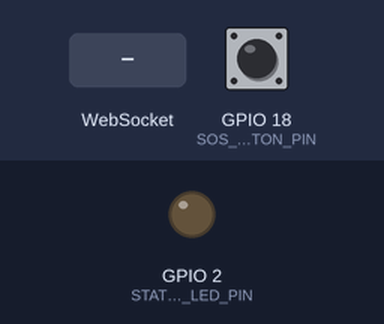
A program run on a simulated ESP32. Parts: output pins drawn as LEDs (lit = HIGH). Dashed ring = blinking. The test bench sets the inputs (shaded band); at power-on: GPIO 18 (SOS_BUTTON_PIN) HIGH. WiFi joins after 1.5 s; servers stay silent unless stated; I2S audio is not simulated (input reads silence); what the program prints to the serial monitor is not drawn.

Above: at 0.5 s.
At 3.2 s:
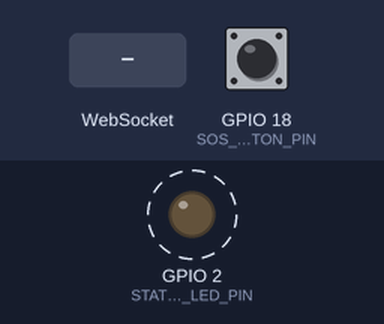
3.3 s: WebSocket text "1" received
At 4.5 s:
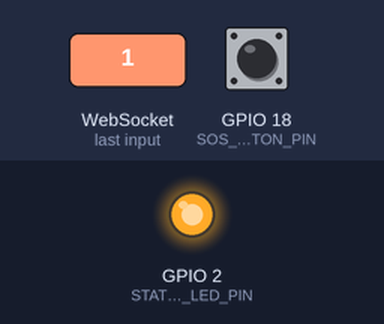
4.8 s: GPIO 18 (SOS_BUTTON_PIN) pulsed LOW 2 times (0.12 s each, 0.3 s apart)
Timing chart, 0 to 7.8 s (numbered marks = the images above; inputs shaded):
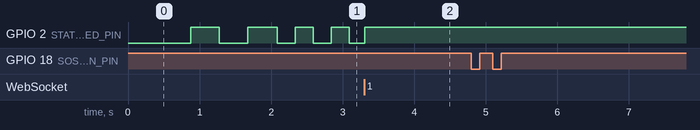

Measured:
- after the input at 3.3 s, GPIO 2 (STATUS_LED_PIN): goes on until 3.3 s, then stays HIGH
- after the input at 4.8 s, every drawn part: stays the same

The program:

main.cpp
```cpp
/**
 * ==============================================================================
 * EchoSense ESP32 Sensing Unit Firmware (PlatformIO & Arduino C++)
 * ==============================================================================
 * HIGH-PERFORMANCE ACOUSTIC SENSING & PHYSICAL EMERGENCY SOS NODE
 * (100% STANDALONE - NO LINKED FILES)
 *
 * Hardware Connections (Standard Conflict-Free Pins):
 * - INMP441 Microphone VDD      -> ESP32 3V3 (3.3V Clean Power - NEVER 5V!)
 * - INMP441 Microphone GND      -> ESP32 GND
 * - INMP441 Microphone L/R      -> ESP32 GND (Selects Left Audio Channel - NEVER float!)
 * - INMP441 Microphone SCK/BCLK -> ESP32 GPIO 14
 * - INMP441 Microphone WS/LRCK  -> ESP32 GPIO 25
 * - INMP441 Microphone SD/DIN   -> ESP32 GPIO 32
 * - 3-Pin SOS Button VCC        -> ESP32 3V3 (CRITICAL: NEVER 5V to protect GPIO!)
 * - 3-Pin SOS Button GND        -> ESP32 GND
 * - 3-Pin SOS Button SW1/Signal -> ESP32 GPIO 18
 * - Built-in Status LED         -> ESP32 GPIO 2
 */

#include <Arduino.h>
#include <WiFi.h>
#include <WebSocketsClient.h>
#include <ArduinoJson.h>
#include <driver/i2s.h>

// ==============================================================================
// 1. CONFIGURATION (EDIT YOUR WI-FI CREDENTIALS & LAPTOP IP HERE)
// ==============================================================================
#define WIFI_SSID           "VijHouse-JioFiber-4G"
#define WIFI_PASSWORD       "mudit@9152787816"

#define BACKEND_HOST        "192.168.29.19"   // Laptop IPv4 address running EchoSense
#define BACKEND_PORT        8000

#define ESP32_DEVICE_ID     "ESP32_SENSE_01"
#define ESP32_API_KEY       "esp32_auth_token_9472e0a4f5b18"

// INMP441 I2S Digital Microphone Pinout (Standard Safe ESP32 Pins)
#define I2S_SCK_PIN         14  // Serial Clock (BCLK)
#define I2S_WS_PIN          25  // Word Select (LRCK)
#define I2S_SD_PIN          32  // Serial Data (DIN from Mic)
#define I2S_PORT            I2S_NUM_0

// Audio Sampling Specifications
#define SAMPLE_RATE         16000     // 16 kHz for YAMNet AI Classifier
#define CHUNK_SIZE_SAMPLES  800       // 50ms chunk (1600 bytes at 16-bit PCM)
#define DMA_BUF_COUNT       8
#define DMA_BUF_LEN         256

// Physical SOS Push Button Pinout & Timing
#define SOS_BUTTON_PIN      18    // Push Button Signal -> GPIO 18
#define BUTTON_AUTO_DETECT  true  // Auto-detect Active-LOW or Active-HIGH
#define BUTTON_ACTIVE_STATE LOW
#define DEBOUNCE_DELAY_MS   50    // Mechanical debounce time
#define SOS_COOLDOWN_MS     5000  // 5-second anti-bounce cooldown

// Telemetry & Indicators
#define HEARTBEAT_INTERVAL_MS 5000
#define STATUS_LED_PIN      2     // Built-in Blue LED

// ==============================================================================
// 2. HARDWARE DRIVERS & STATE VARIABLES
// ==============================================================================
WebSocketsClient webSocket;
bool isWsConnected = false;
unsigned long lastHeartbeatTime = 0;
unsigned long lastWifiCheckTime = 0;
unsigned long lastLedToggleTime = 0;

volatile bool rawButtonPressed = false;
bool sosArmed = true;
int buttonActiveState = BUTTON_ACTIVE_STATE;
unsigned long lastSosTriggerTime = 0;

int32_t raw_i2s_buffer[CHUNK_SIZE_SAMPLES];
int16_t pcm16_transmit_buffer[CHUNK_SIZE_SAMPLES];

// Function Prototypes
void setupI2S();
void setupWiFi();
void checkWiFiConnection();
void handleSosButton();
void updateStatusLed();
void sendHeartbeat();
void sendSosEvent();
void webSocketEvent(WStype_t type, uint8_t * payload, size_t length);
void IRAM_ATTR onButtonInterrupt();

void IRAM_ATTR onButtonInterrupt() {
    rawButtonPressed = true;
}

// ==============================================================================
// 3. SETUP ENTRY POINT
// ==============================================================================
void setup() {
    Serial.begin(115200);
    delay(400);

    Serial.println("\n============================================");
    Serial.println("  ECHOSENSE ESP32 SENSING UNIT (STANDALONE) ");
    Serial.println("  Mic SCK=14, WS=25, SD=32 | SOS Button=18  ");
    Serial.println("============================================");

    pinMode(STATUS_LED_PIN, OUTPUT);
    digitalWrite(STATUS_LED_PIN, LOW); // LED OFF initially

    // Initialize Push Button with Auto-Polarity Detection
    pinMode(SOS_BUTTON_PIN, INPUT_PULLUP);
    delay(50);

    int idleVal = digitalRead(SOS_BUTTON_PIN);
    if (BUTTON_AUTO_DETECT) {
        if (idleVal == HIGH) {
            buttonActiveState = LOW;
            attachInterrupt(digitalPinToInterrupt(SOS_BUTTON_PIN), onButtonInterrupt, FALLING);
            Serial.println("[BUTTON] Detected: Active-LOW (Idle HIGH -> Pressed LOW)");
        } else {
            buttonActiveState = HIGH;
            attachInterrupt(digitalPinToInterrupt(SOS_BUTTON_PIN), onButtonInterrupt, RISING);
            Serial.println("[BUTTON] Detected: Active-HIGH (Idle LOW -> Pressed HIGH)");
        }
    } else {
        buttonActiveState = BUTTON_ACTIVE_STATE;
        attachInterrupt(digitalPinToInterrupt(SOS_BUTTON_PIN), onButtonInterrupt, (buttonActiveState == LOW) ? FALLING : RISING);
    }

    setupI2S();
    setupWiFi();

    // Initialize WebSocket connection to EchoSense Laptop Portal
    String wsUrl = "/ws/audio?token=" + String(ESP32_API_KEY);
    Serial.printf("[WS] Connecting to ws://%s:%d%s\n", BACKEND_HOST, BACKEND_PORT, wsUrl.c_str());
    webSocket.begin(BACKEND_HOST, BACKEND_PORT, wsUrl.c_str());
    webSocket.onEvent(webSocketEvent);
    webSocket.setReconnectInterval(2000);
    webSocket.enableHeartbeat(15000, 3000, 2);

    Serial.println("[ESP32] Sensing Unit fully initialized and running.");
}

// ==============================================================================
// 4. MAIN SUPERLOOP
// ==============================================================================
void loop() {
    webSocket.loop();
    checkWiFiConnection();
    handleSosButton();
    updateStatusLed();

    unsigned long currentMillis = millis();

    // 1. Send Periodic Health Heartbeat
    if (currentMillis - lastHeartbeatTime >= HEARTBEAT_INTERVAL_MS) {
        lastHeartbeatTime = currentMillis;
        sendHeartbeat();
    }

    // 2. Non-blocking Audio Acquisition & Streaming (50ms timeout prevents hangs)
    if (isWsConnected) {
        size_t bytes_read = 0;
        esp_err_t result = i2s_read(
            I2S_PORT,
            raw_i2s_buffer,
            sizeof(raw_i2s_buffer),
            &bytes_read,
            pdMS_TO_TICKS(50)
        );

        if (result == ESP_OK && bytes_read > 0) {
            int samples_read = bytes_read / sizeof(int32_t);
            for (int i = 0; i < samples_read; i++) {
                // INMP441 is 24-bit MSB-aligned in 32-bit slot (bits 31..8).
                // Apply clean +12dB room gain with saturation clamping to prevent
                // two's complement sign-bit wrap-around distortion!
                int32_t sample = raw_i2s_buffer[i] >> 14;
                if (sample > 32767) sample = 32767;
                else if (sample < -32768) sample = -32768;
                pcm16_transmit_buffer[i] = (int16_t)sample;
            }
            webSocket.sendBIN(
                (uint8_t*)pcm16_transmit_buffer,
                samples_read * sizeof(int16_t)
            );
        }
    } else {
        delay(10);
    }
}

// ==============================================================================
// 5. STATUS LED FEEDBACK
// ==============================================================================
void updateStatusLed() {
    unsigned long now = millis();
    if (!isWsConnected) {
        // Blink fast while disconnected / connecting
        if (now - lastLedToggleTime >= 250) {
            lastLedToggleTime = now;
            digitalWrite(STATUS_LED_PIN, !digitalRead(STATUS_LED_PIN));
        }
    } else {
        // Solid ON when streaming audio to backend
        digitalWrite(STATUS_LED_PIN, HIGH);
    }
}

// ==============================================================================
// 6. I2S MICROPHONE DRIVER SETUP
// ==============================================================================
void setupI2S() {
    Serial.println("[I2S] Configuring I2S DMA for INMP441 Microphone (16 kHz)...");
    i2s_config_t i2s_config = {
        .mode = (i2s_mode_t)(I2S_MODE_MASTER | I2S_MODE_RX),
        .sample_rate = SAMPLE_RATE,
        .bits_per_sample = I2S_BITS_PER_SAMPLE_32BIT,
        .channel_format = I2S_CHANNEL_FMT_ONLY_LEFT,
        .communication_format = i2s_comm_format_t(I2S_COMM_FORMAT_STAND_I2S),
        .intr_alloc_flags = ESP_INTR_FLAG_LEVEL1,
        .dma_buf_count = DMA_BUF_COUNT,
        .dma_buf_len = DMA_BUF_LEN,
        .use_apll = false,
        .tx_desc_auto_clear = false,
        .fixed_mclk = 0
    };

    i2s_pin_config_t pin_config = {
        .bck_io_num = I2S_SCK_PIN,
        .ws_io_num = I2S_WS_PIN,
        .data_out_num = I2S_PIN_NO_CHANGE,
        .data_in_num = I2S_SD_PIN
    };

    esp_err_t err = i2s_driver_install(I2S_PORT, &i2s_config, 0, NULL);
    if (err != ESP_OK) {
        Serial.printf("[I2S ERROR] Driver install failed: %d\n", err);
        return;
    }

    err = i2s_set_pin(I2S_PORT, &pin_config);
    if (err != ESP_OK) {
        Serial.printf("[I2S ERROR] Pin set failed: %d\n", err);
        return;
    }

    i2s_zero_dma_buffer(I2S_PORT);
    Serial.println("[I2S] INMP441 Microphone ready at 16000 Hz.");
}

// ==============================================================================
// 7. PHYSICAL SOS BUTTON HANDLER (DEBOUNCED & RE-ARMED)
// ==============================================================================
void handleSosButton() {
    unsigned long now = millis();
    if (rawButtonPressed) {
        rawButtonPressed = false;
        delay(DEBOUNCE_DELAY_MS);
        if (digitalRead(SOS_BUTTON_PIN) == buttonActiveState) {
            if (sosArmed && (now - lastSosTriggerTime >= SOS_COOLDOWN_MS)) {
                lastSosTriggerTime = now;
                sosArmed = false;
                Serial.println("\n🚨 [SOS] Physical button press confirmed! Triggering emergency alert!");
                sendSosEvent();
            }
        }
    }

    if (!sosArmed && (now - lastSosTriggerTime >= SOS_COOLDOWN_MS)) {
        if (digitalRead(SOS_BUTTON_PIN) != buttonActiveState) {
            sosArmed = true;
            Serial.println("[SOS] Cooldown ended. Emergency button re-armed.");
        }
    }
}

// ==============================================================================
// 8. WEBSOCKET EVENT DISPATCHER
// ==============================================================================
void webSocketEvent(WStype_t type, uint8_t * payload, size_t length) {
    switch (type) {
        case WStype_DISCONNECTED:
            isWsConnected = false;
            Serial.println("[WS] Disconnected from EchoSense Backend.");
            break;
        case WStype_CONNECTED:
            isWsConnected = true;
            Serial.printf("✅ [WS] Connected to EchoSense Hub at %s:%d\n", BACKEND_HOST, BACKEND_PORT);
            sendHeartbeat();
            break;
        case WStype_TEXT:
            Serial.printf("[WS RX] Text message: %s\n", payload);
            break;
        default:
            break;
    }
}

// ==============================================================================
// 9. TELEMETRY & SOS TRANSMITTERS
// ==============================================================================
void sendSosEvent() {
    JsonDocument doc;
    doc["type"] = "SOS";
    doc["deviceId"] = ESP32_DEVICE_ID;
    doc["timestamp"] = millis();
    doc["source"] = "ESP32_PHYSICAL_BUTTON";

    String jsonString;
    serializeJson(doc, jsonString);
    webSocket.sendTXT(jsonString);
    Serial.println("[SOS] Sent emergency packet over WebSocket.");
}

void sendHeartbeat() {
    if (!isWsConnected) return;

    JsonDocument doc;
    doc["type"] = "HEARTBEAT";
    doc["deviceId"] = ESP32_DEVICE_ID;
    doc["rssi"] = WiFi.RSSI();
    doc["uptime"] = millis() / 1000;
    doc["firmwareVersion"] = "1.2.0";
    doc["sensors"]["inmp441"] = "STREAMING";
    doc["sensors"]["sosButton"] = sosArmed ? "READY" : "COOLDOWN";
    doc["status"] = "ONLINE";

    String jsonString;
    serializeJson(doc, jsonString);
    webSocket.sendTXT(jsonString);
}

// ==============================================================================
// 10. WI-FI MANAGER
// ==============================================================================
void setupWiFi() {
    Serial.printf("[WiFi] Connecting to %s ", WIFI_SSID);
    WiFi.mode(WIFI_STA);
    WiFi.setAutoReconnect(true);
    WiFi.begin(WIFI_SSID, WIFI_PASSWORD);

    int attempts = 0;
    while (WiFi.status() != WL_CONNECTED && attempts < 25) {
        delay(400);
        Serial.print(".");
        digitalWrite(STATUS_LED_PIN, !digitalRead(STATUS_LED_PIN));
        attempts++;
    }

    if (WiFi.status() == WL_CONNECTED) {
        Serial.printf("\n✅ [WiFi] Connected! IP Address: %s (RSSI: %d dBm)\n",
                      WiFi.localIP().toString().c_str(), WiFi.RSSI());
        digitalWrite(STATUS_LED_PIN, HIGH);
    } else {
        Serial.println("\n⚠️ [WiFi WARNING] Initial connection timed out. Will retry in background.");
    }
}

void checkWiFiConnection() {
    unsigned long now = millis();
    if (now - lastWifiCheckTime >= 6000) {
        lastWifiCheckTime = now;
        if (WiFi.status() != WL_CONNECTED) {
            Serial.println("[WiFi] Connection lost. Attempting reconnection...");
            WiFi.reconnect();
        }
    }
}
```
